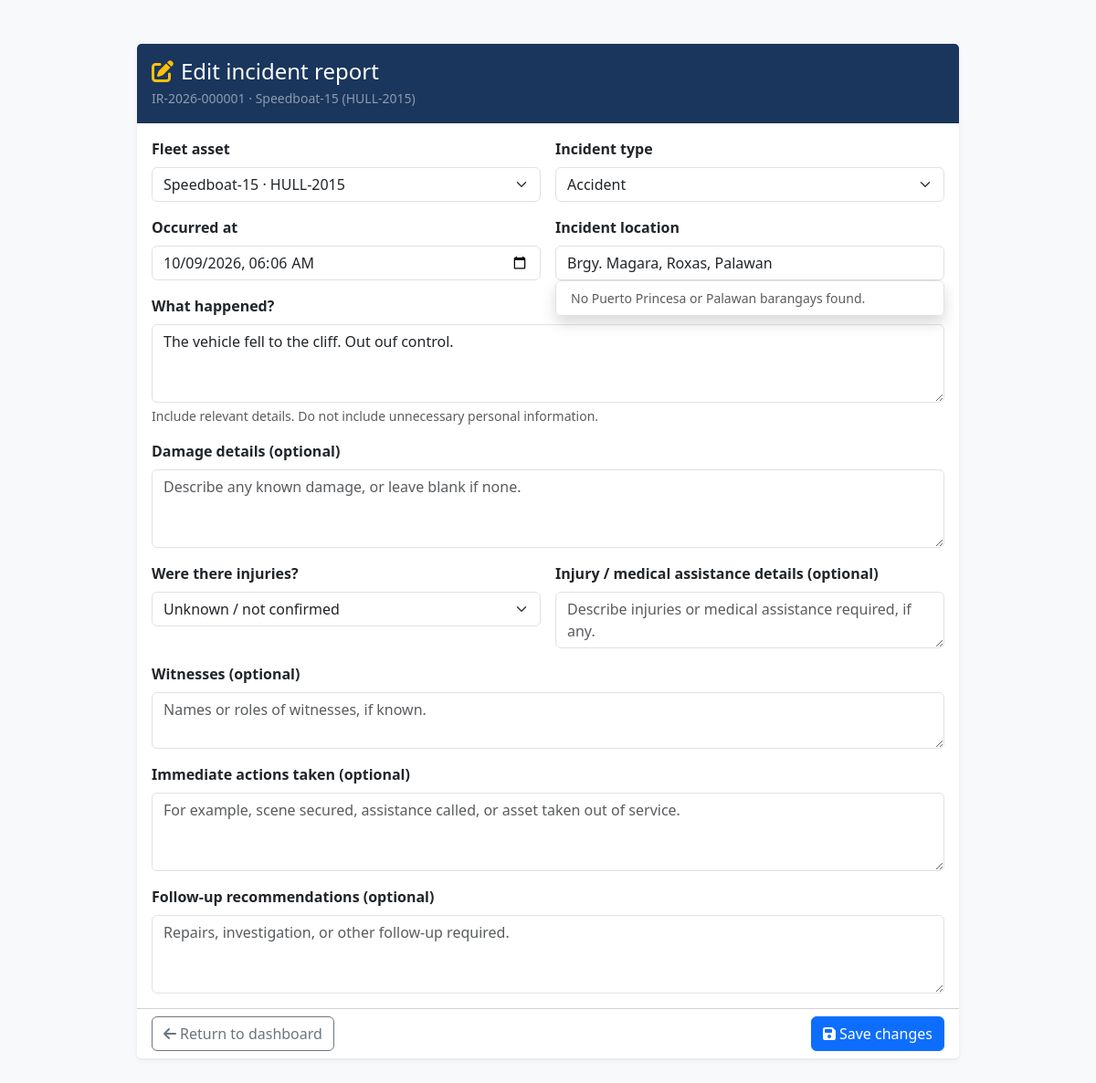
Page /fleet/reports/incidents/1/edit/ (signed in) on the committed database.
### fleet/models.py (models this page shows, shortened)
class FleetIncident(models.Model):
    INJURY_STATUS_CHOICES = [
        ('NO', 'No injuries reported'),
        ('YES', 'Injuries reported'),
        ('UNKNOWN', 'Unknown / not confirmed'),
    ]
    INCIDENT_TYPE_CHOICES = [
        ('ACCIDENT', 'Accident'),
        ('COLLISION', 'Collision'),
        ('BREAKDOWN', 'Breakdown during operation'),
        ('DAMAGE', 'Asset or equipment damage'),
        ('SAFETY', 'Safety incident'),
        ('OTHER', 'Other incident'),
    ]
    vehicle = models.ForeignKey(
        Vehicle,
        on_delete=models.PROTECT,
        related_name='incident_reports',
    )
    incident_type = models.CharField(max_length=20, choices=INCIDENT_TYPE_CHOICES)
    occurred_at = models.DateTimeField()
    location = models.CharField(max_length=255)
    description = models.TextField(max_length=2000)
    damage_details = models.TextField(max_length=2000, blank=True)
    injury_status = models.CharField(
        max_length=10,
        choices=INJURY_STATUS_CHOICES,
        default='UNKNOWN',
    )
    injury_details = models.TextField(max_length=2000, blank=True)
    witnesses = models.TextField(max_length=1000, blank=True)
    actions_taken = models.TextField(max_length=2000, blank=True)
    follow_up_recommendations = models.TextField(max_length=2000, blank=True)
    last_assigned_driver = models.CharField(max_length=100, blank=True)
    reported_by = models.ForeignKey(
        User,
        on_delete=models.SET_NULL,
        null=True,
        blank=True,
        related_name='fleet_incident_reports',
    )
    created_at = models.DateTimeField(auto_now_add=True)
    class Meta:
        ordering = ('-occurred_at', '-pk')

class Vehicle(models.Model):
    MAINTENANCE_PRIORITY_CHOICES = [
        ('NORMAL', 'Normal'),
        ('HIGH', 'High Priority'),
        ('URGENT', 'Urgent'),
    ]
    SCHEDULED_MAINTENANCE_CHOICES = [
        ('OIL', 'Oil replacement'),
        ('TIRES', 'Tire replacement'),
        ('BRAKES', 'Brake inspection / replacement'),
        ('BATTERY', 'Battery service / replacement'),
        ('ENGINE_COOLANT', 'Engine coolant service'),
        ('AIR_FILTER', 'Air filter replacement'),
        ('TRANSMISSION', 'Transmission service'),
        ('BELTS_HOSES', 'Belts and hoses inspection / replacement'),
        ('REGISTRATION_INSPECTION', 'Registration / safety inspection'),
        ('ENGINE_SERVICE', 'Marine engine service'),
        ('PROPELLER', 'Propeller inspection / replacement'),
        ('HULL', 'Hull inspection / maintenance'),
        ('BILGE_PUMP', 'Bilge pump inspection / service'),
        ('FUEL_SYSTEM', 'Fuel system inspection / service'),
        ('SAFETY_EQUIPMENT', 'Marine safety equipment inspection'),
        ('COOLING_SYSTEM', 'Cooling system service'),
        ('OTHER', 'Other maintenance'),
    ]
    STATUS_CHOICES = [
        ('OPERATIONAL', 'Operational'),
        ('MAINTENANCE', 'Maintenance'),
        ('DEPLOYED', 'Deployed'),
        ('PENDING_DISPOSAL', 'Pending Disposal'),
        ('ARCHIVED', 'Archived'),
    ]
    model_name = models.CharField(max_length=100)
    plate_number = models.CharField(max_length=50, unique=True)
    vehicle_type = models.ForeignKey(VehicleType, on_delete=models.CASCADE)
    hull_type = models.CharField(max_length=100, blank=True)
    length_m = models.DecimalField(max_digits=7, decimal_places=2, blank=True, null=True)
    make = models.CharField(max_length=100, blank=True)
    chassis_number = models.CharField(max_length=100, blank=True)
    engine_number = models.CharField(max_length=100, blank=True)
    mv_file_number = models.CharField(max_length=50, blank=True)
    vehicle_category = models.CharField(max_length=100, blank=True)
    body_type = models.CharField(max_length=100, blank=True)
    vehicle_classification = models.CharField(max_length=100, blank=True)
    aircon_type = models.CharField(max_length=50, blank=True)
    home_port = models.CharField(max_length=100, blank=True)
    model_year = models.PositiveSmallIntegerField(blank=True, null=True)
    color = models.CharField(max_length=50, blank=True)
    odometer_km = models.DecimalField(max_digits=10, decimal_places=1, blank=True, null=True)
    gross_vehicle_weight = models.DecimalField(max_digits=10, decimal_places=2, blank=True, null=True)
    net_capacity = models.DecimalField(max_digits=10, decimal_places=2, blank=True, null=True)
    engine_displacement_cc = models.DecimalField(max_digits=10, decimal_places=2, blank=True, null=True)
    engine_power_hp = models.DecimalField(max_digits=8, decimal_places=2, blank=True, null=True)
    passenger_capacity = models.PositiveIntegerField(blank=True, null=True)
    engine_details = models.CharField(max_length=200, blank=True)
    fuel_type = models.CharField(max_length=50, blank=True)
    registration_date = models.DateField(blank=True, null=True)
    registration_expiry = models.DateField(blank=True, null=True)
    inspection_expiry = models.DateField(blank=True, null=True)
    gross_tonnage = models.DecimalField(max_digits=10, decimal_places=2, blank=True, null=True)
    net_tonnage = models.DecimalField(max_digits=10, decimal_places=2, blank=True, null=True)
    status = models.CharField(max_length=50, choices=STATUS_CHOICES, default='OPERATIONAL')
    maintenance_problem = models.CharField(max_length=1000, blank=True)
    maintenance_priority = models.CharField(
        max_length=10,
        choices=MAINTENANCE_PRIORITY_CHOICES,
        default='NORMAL',
    )
    maintenance_started_at = models.DateTimeField(null=True, blank=True)
    maintenance_last_assigned_driver = models.CharField(max_length=100, blank=True)
    scheduled_maintenance_type = models.CharField(
        max_length=32,
        choices=SCHEDULED_MAINTENANCE_CHOICES,
        blank=True,
    )
    scheduled_maintenance_date = models.DateField(null=True, blank=True)
    scheduled_maintenance_description = models.CharField(max_length=500, blank=True)
    assigned_driver = models.OneToOneField(
        Driver,
        on_delete=models.SET_NULL,
        null=True,
        blank=True,
        related_name='assigned_vehicle',
    )
    deployment_location = models.CharField(max_length=255, blank=True, null=True)
    deployment_destination = models.CharField(max_length=255, blank=True, null=True)
    deployment_purpose = models.CharField(max_length=255, blank=True, null=True)
    deployment_time = models.DateTimeField(blank=True, null=True)

### fleet/views.py (the view, shortened to what this page needs)
# urls.py: path('fleet/reports/incidents/<int:incident_id>/edit/', views.fleet_edit_incident, name='fleet_edit_incident'),
@login_required
def fleet_edit_incident(request, incident_id):
    if request.method not in {'GET', 'POST'}:
        return HttpResponse("Incident reports can only be edited using the report form.", status=405)
    permissions = fleet_report_permissions(request.user)
    if permissions is None:
        messages.error(request, "Access restricted to authorized fleet operations and maintenance accounts.")
        return redirect('dashboard_portal:homepage')
    incident_queryset = FleetIncident.objects.select_related('vehicle__vehicle_type')
    if not permissions['is_logistics']:
        incident_queryset = incident_queryset.filter(reported_by=request.user)
    incident = get_object_or_404(incident_queryset, pk=incident_id)
    vehicle_queryset = Vehicle.objects.select_related('vehicle_type')
    dashboard_name = fleet_report_dashboard_name(permissions)
    form = FleetIncidentForm(
        request.POST if request.method == 'POST' else None,
        instance=incident,
        vehicle_queryset=vehicle_queryset,
    )
    return render(request, 'fleet/fleet_incident_edit.html', {
        'form': form,
        'incident': incident,
        'dashboard_name': dashboard_name,
    }, status=400 if request.method == 'POST' else 200)

### fleet/context_processors.py (called while the page is built)
def account_security_prompt(request):
    if not request.user.is_authenticated:
        return {'security_setup_required': False}
    profile = AccountSecurityProfile.objects.filter(user_id=request.user.pk).values(
        'security_question',
        'security_answer_hash',
    ).first()
    return {
        'security_setup_required': not profile
        or not profile['security_question']
        or not profile['security_answer_hash'],
    }

### fleet/views.py (called while the page is built)
def fleet_report_dashboard_name(permissions):
    if permissions['is_logistics']:
        return 'dashboard_portal:logistics_dashboard'
    if permissions['is_seacraft_dispatch']:
        return 'dashboard_portal:seacraft_dispatch'
    if permissions['is_seacraft_technician']:
        return 'dashboard_portal:seacraft_dashboard'
    return 'dashboard_portal:repairman_dashboard'

### fleet/templates/fleet/fleet_incident_edit.html (shortened to what this page needs)
{% load static %}
<!DOCTYPE html>
<html lang="en">
<head>
    <link href="https://cdn.jsdelivr.net/npm/bootstrap@5.3.0/dist/css/bootstrap.min.css" rel="stylesheet">
    <link rel="stylesheet" href="https://cdnjs.cloudflare.com/ajax/libs/font-awesome/6.4.0/css/all.min.css">
    {% include "fleet/_pwa_head.html" %}
</head>
<body class="bg-light">
    <main class="container py-4 py-lg-5">
        <div class="card border-0 shadow-sm mx-auto" style="max-width: 900px;">
            <div class="card-header text-white py-3" style="background-color: #1A365D;">
                <h1 class="h4 mb-1"><i class="fa-solid fa-pen-to-square text-warning me-2"></i>Edit incident report</h1>
                <div class="small text-white-50">
                    IR-{{ incident.occurred_at|date:"Y" }}-{{ incident.pk|stringformat:"06d" }}
                    · {{ incident.vehicle.model_name }} ({{ incident.vehicle.plate_number }})
                </div>
            </div>
            <form method="post">
                <div class="card-body">
                    <div class="row g-3">
                        {% for field in form %}
                        <div class="{% if field.name == 'description' or field.name == 'damage_details' or field.name == 'witnesses' or field.name == 'actions_taken' or field.name == 'follow_up_recommendations' %}col-12{% else %}col-md-6{% endif %}">
                            <label class="form-label fw-semibold" for="{{ field.id_for_label }}">{{ field.label }}</label>
                            {% if field.name == 'location' %}
                            <div class="position-relative">
                                {{ field }}
                                <div id="incident-location-suggestions" class="list-group position-absolute top-100 start-0 w-100 shadow d-none" role="listbox" style="z-index: 1060; max-height: 16rem; overflow-y: auto;"></div>
                            </div>
                            {% else %}
                            {{ field }}
                            {% endif %}
                            {% if field.help_text %}<div class="form-text">{{ field.help_text }}</div>{% endif %}
                        </div>
                        {% endfor %}
                    </div>
                </div>
                <div class="card-footer bg-white d-flex justify-content-between">
                    <a class="btn btn-outline-secondary" href="{% url dashboard_name %}">
                        <i class="fa-solid fa-arrow-left me-1"></i>Return to dashboard
                    </a>
                    <button type="submit" class="btn btn-primary">
                        <i class="fa-solid fa-floppy-disk me-1"></i>Save changes
                    </button>
                </div>
            </form>
        </div>
    </main>
</body>
</html>

### fleet/static/fleet/css/pwa.css (style rules this page uses)
html { min-height: 100%; scroll-padding-top: 1rem; -webkit-text-size-adjust: 100%; }
body { min-width: 320px; overflow-x: hidden; padding-bottom: env(safe-area-inset-bottom); }
button, [role="button"], input, select, textarea { touch-action: manipulation; }
button, .btn { max-width: 100%; }

### rows in the picture
FleetIncident: occurred_at "2026", pk "000001", vehicle.model_name "Speedboat-15", vehicle.plate_number "HULL-2015", form "Speedboat-15 · HULL-2015" "Accident" "10/09/2026 06:06" "The vehicle fell to the cliff. Out ouf control." "Unknown / not confirmed", form "Brgy. Magara, Roxas, Palawan"

### other values in the picture
{{ field.label }} "Fleet asset" "Incident type" "Occurred at" "Incident location" "What happened?" "Damage details (optional)" "Were there injuries?" "Injury / medical assistance details (optional)" "Witnesses (optional)" "Immediate actions taken (optional)" "Follow-up recommendations (optional)"
{{ field.help_text }} "Include relevant details. Do not include unnecessary personal information."
